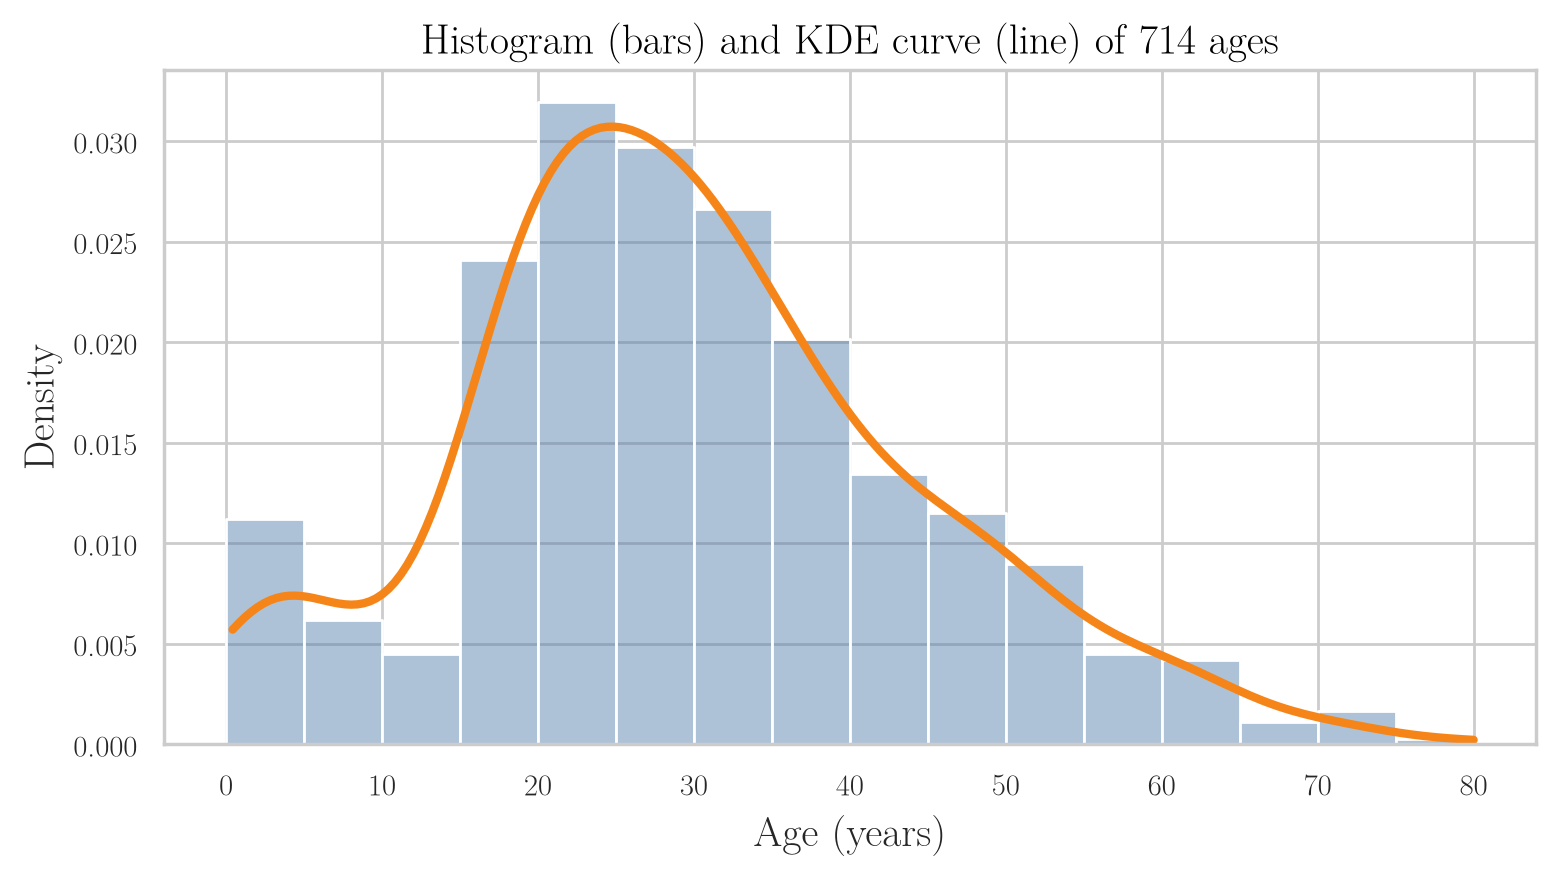

Write the Python code that produced this figure.
"""Titanic ages: a density histogram with the smooth KDE curve on top (what seaborn's old distplot drew)."""
from pathlib import Path
import pandas as pd
import seaborn as sns
import seaborn.objects as so

here = Path(__file__).parent
age = pd.read_csv(here.parent / "data" / "titanic_train.csv")["Age"].dropna().to_frame()
plot = (
    so.Plot(age, x="Age")
    .add(so.Bars(color="#4C78A8", alpha=0.45), so.Hist(stat="density", binwidth=5, binrange=(0, 80)))
    .add(so.Line(color="#F58518", linewidth=3), so.KDE(cut=0))
    .label(x="Age (years)", y="Density", title="Histogram (bars) and KDE curve (line) of 714 ages")
    .layout(size=(8, 4.6))
    .theme({**sns.axes_style("whitegrid"), "font.family": "Latin Modern Roman", "font.size": 14,
            "axes.titlesize": 15, "axes.labelsize": 15})
)
plot.save(here / "density.png", dpi=200, bbox_inches="tight")
plot.save(here / "density.pdf", bbox_inches="tight")
